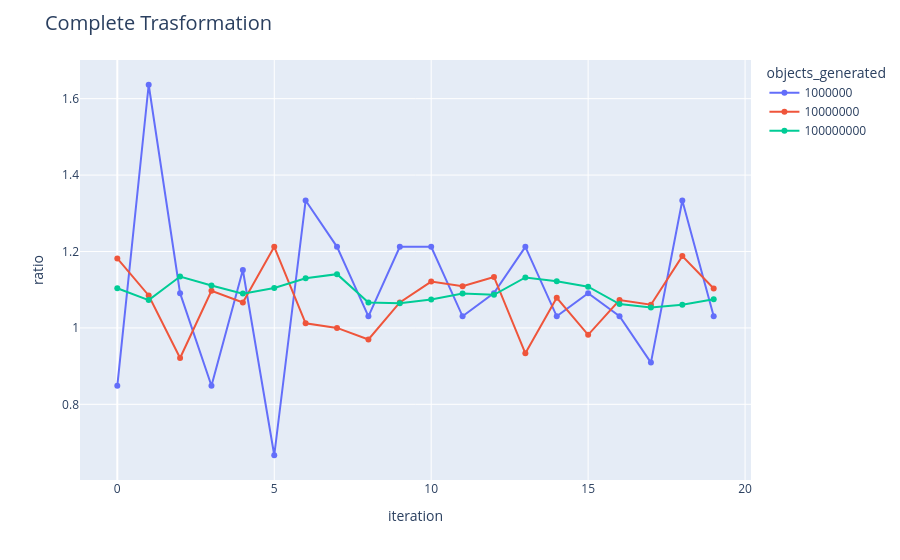

Notebook source saved alongside this figure:
### Code cell
df_complete3 = df2[df2['transformation_type'] == 'uniform_complete_sini']
df_complete3['ratio'] = df_complete3['numerical_count']/df_complete3['theoretical_count']

fig = px.line(df_complete3, x='iteration', y='ratio', color='objects_generated', markers=True)
fig.update_layout(title=dict(text="Complete Trasformation", font=dict(size=20)))
fig.show()

### Figure 1 — Plotly figure (JSON) as saved in the notebook; plotly's stock layout.template omitted (floating-point values rounded to 4 significant figures)
{"data": [{"hovertemplate": "objects_generated=1000000<br>iteration=%{x}<br>ratio=%{y}<extra></extra>", "legendgroup": "1000000", "line": {"color": "#636efa", "dash": "solid"}, "marker": {"symbol": "circle"}, "mode": "lines+markers", "name": "1000000", "orientation": "v", "showlegend": true, "type": "scatter", "x": [0.0, 1.0, 2.0, 3.0, 4.0, 5.0, 6.0, 7.0, 8.0, 9.0, 10.0, 11.0, 12.0, 13.0, 14.0, 15.0, 16.0, 17.0, 18.0, 19.0], "xaxis": "x", "y": [0.8485, 1.636, 1.091, 0.8485, 1.152, 0.6667, 1.333, 1.212, 1.03, 1.212, 1.212, 1.03, 1.091, 1.212, 1.03, 1.091, 1.03, 0.9091, 1.333, 1.03], "yaxis": "y"}, {"hovertemplate": "objects_generated=10000000<br>iteration=%{x}<br>ratio=%{y}<extra></extra>", "legendgroup": "10000000", "line": {"color": "#EF553B", "dash": "solid"}, "marker": {"symbol": "circle"}, "mode": "lines+markers", "name": "10000000", "orientation": "v", "showlegend": true, "type": "scatter", "x": [0.0, 1.0, 2.0, 3.0, 4.0, 5.0, 6.0, 7.0, 8.0, 9.0, 10.0, 11.0, 12.0, 13.0, 14.0, 15.0, 16.0, 17.0, 18.0, 19.0], "xaxis": "x", "y": [1.182, 1.085, 0.9212, 1.097, 1.067, 1.212, 1.012, 1.0, 0.9697, 1.067, 1.121, 1.109, 1.133, 0.9334, 1.079, 0.9819, 1.073, 1.061, 1.188, 1.103], "yaxis": "y"}, {"hovertemplate": "objects_generated=100000000<br>iteration=%{x}<br>ratio=%{y}<extra></extra>", "legendgroup": "100000000", "line": {"color": "#00cc96", "dash": "solid"}, "marker": {"symbol": "circle"}, "mode": "lines+markers", "name": "100000000", "orientation": "v", "showlegend": true, "type": "scatter", "x": [0.0, 1.0, 2.0, 3.0, 4.0, 5.0, 6.0, 7.0, 8.0, 9.0, 10.0, 11.0, 12.0, 13.0, 14.0, 15.0, 16.0, 17.0, 18.0, 19.0], "xaxis": "x", "y": [1.104, 1.073, 1.135, 1.111, 1.09, 1.104, 1.13, 1.141, 1.067, 1.064, 1.075, 1.09, 1.087, 1.132, 1.122, 1.108, 1.062, 1.053, 1.061, 1.075], "yaxis": "y"}], "layout": {"legend": {"title": {"text": "objects_generated"}, "tracegroupgap": 0}, "margin": {"t": 60}, "title": {"font": {"size": 20}, "text": "Complete Trasformation"}, "xaxis": {"anchor": "y", "domain": [0, 1], "title": {"text": "iteration"}}, "yaxis": {"anchor": "x", "domain": [0, 1], "title": {"text": "ratio"}}}}
